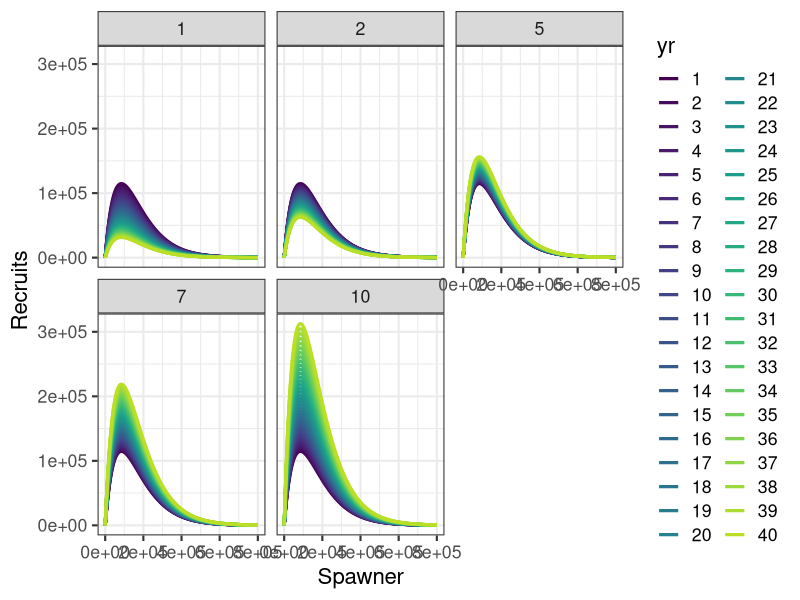
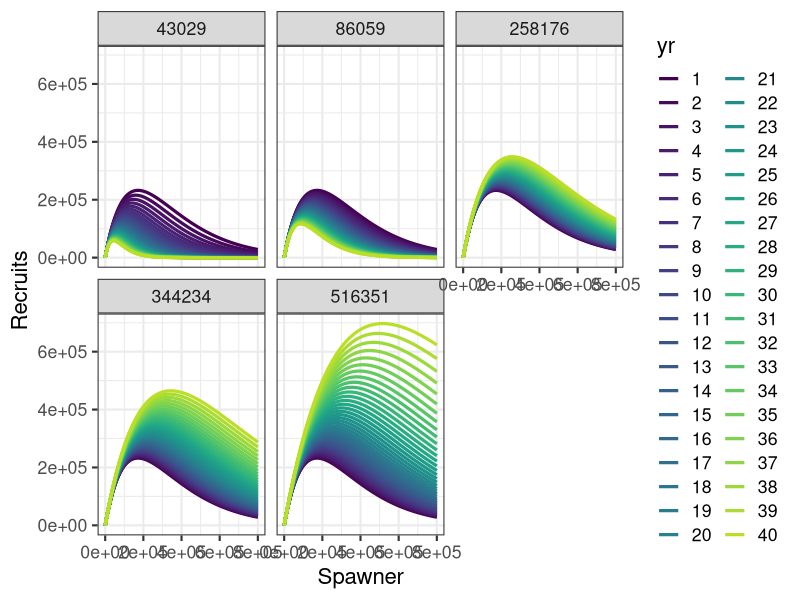

These charts were generated, in order, by the following R code:
#
library(ggplot2)


#Alpha sensitivity scenarios
log_a<-1.3
#b<-0.00000581
b<-1.176471e-05


yrs<-40

log_af<-log(c(1,2,5,7,10))

stp<-(log_af-log_a)/(yrs-1)
log_a_mat<-matrix(NA,ncol=length(log_af),nrow=yrs)
log_a_mat[1,]<-1.3
for(n in 2:yrs){
   log_a_mat[n,]<-round(log_a_mat[n-1,] +stp,5)
}


S<-seq(0,800000,5000)

R<-matrix(NA,ncol=yrs,nrow=length(S))
R2<-matrix(NA,ncol=yrs,nrow=length(S))
R3<-matrix(NA,ncol=yrs,nrow=length(S))
R4<-matrix(NA,ncol=yrs,nrow=length(S))
R5<-matrix(NA,ncol=yrs,nrow=length(S))



    for(y in seq_len(yrs) ){
      R[,y]<-S*exp(log_a_mat[y,1]-b*S)
      R2[,y]<-S*exp(log_a_mat[y,2]-b*S)
      R3[,y]<-S*exp(log_a_mat[y,3]-b*S)
      R4[,y]<-S*exp(log_a_mat[y,4]-b*S)
      R5[,y]<-S*exp(log_a_mat[y,5]-b*S)
    }

dt<-data.frame(Recruits=c(c(R),c(R2),c(R3),c(R4),c(R5)),
    Spawner=S,
    af=rep(exp(log_af),each=length(c(R))),
    yr=as.factor(rep(seq_len(yrs),each=length(S))))

ggplot(dt)+
geom_line(aes(x=Spawner,y=Recruits,color=yr),linewidth=1.1)+
facet_wrap(~af)+
theme_bw(16)+
scale_colour_viridis_d(end=.9)



#=========================

#beta sensitivity


#Alpha sensitivity scenarios
#log_a<-1.3*2
log_a<-1.3
b<-0.00000581
Smax<-1/b


yrs<-40

bf<-1/c(Smax*.25,Smax*.5,Smax*1.5,Smax*2,Smax*3)

stp<-(bf-b)/(yrs-1)
b_mat<-matrix(NA,ncol=length(bf),nrow=yrs)
b_mat[1,]<-b
for(n in 2:yrs){
   b_mat[n,]<-b_mat[n-1,] +stp
}


S<-seq(0,800000,5000)

R<-matrix(NA,ncol=yrs,nrow=length(S))
R2<-matrix(NA,ncol=yrs,nrow=length(S))
R3<-matrix(NA,ncol=yrs,nrow=length(S))
R4<-matrix(NA,ncol=yrs,nrow=length(S))
R5<-matrix(NA,ncol=yrs,nrow=length(S))



    for(y in seq_len(yrs) ){
      R[,y]<-S*exp(log_a-b_mat[y,1]*S)
      R2[,y]<-S*exp(log_a - b_mat[y,2]*S)
      R3[,y]<-S*exp(log_a - b_mat[y,3]*S)
      R4[,y]<-S*exp(log_a - b_mat[y,4]*S)
      R5[,y]<-S*exp(log_a - b_mat[y,5]*S)
    }

dt<-data.frame(Recruits=c(c(R),c(R2),c(R3),c(R4),c(R5)),
    Spawner=S,
    bf=rep(round(1/bf),each=length(c(R))),
    yr=as.factor(rep(seq_len(yrs),each=length(S))))

ggplot(dt)+
geom_line(aes(x=Spawner,y=Recruits,color=yr),linewidth=1.1)+
facet_wrap(~bf)+
theme_bw(16)+
scale_colour_viridis_d(end=.9)


